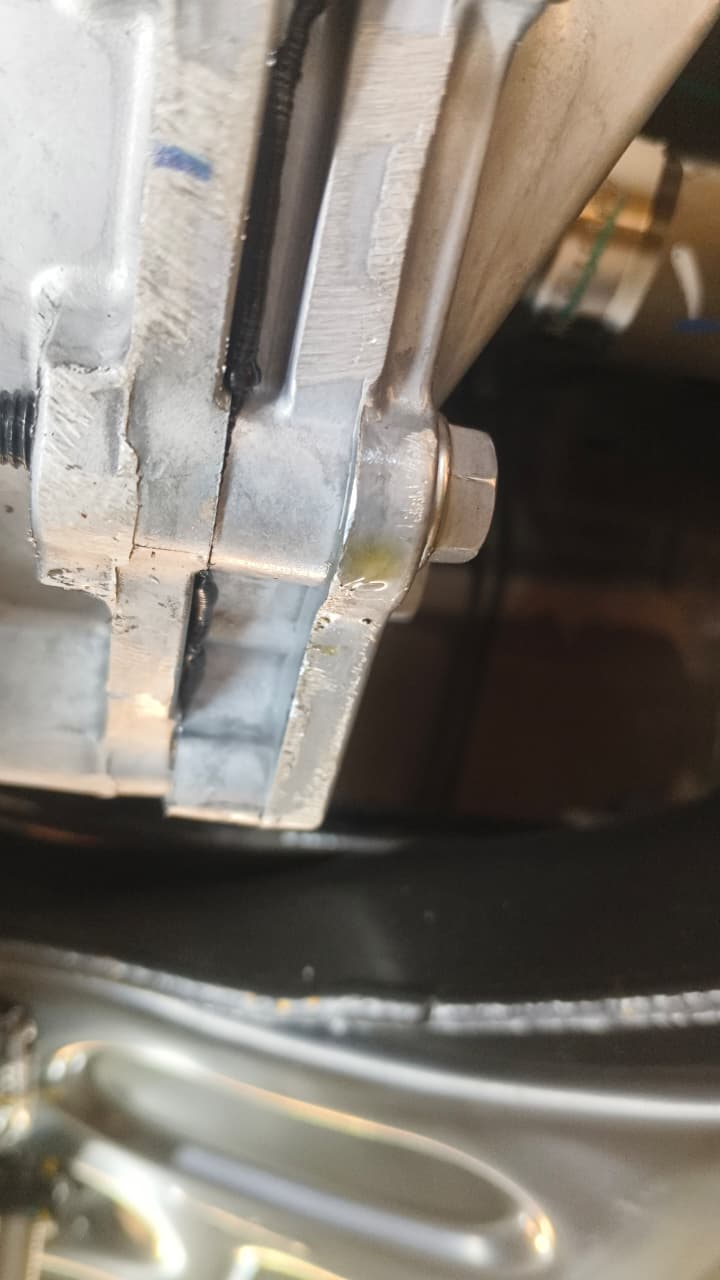
#> input picture analysis/input.jpeg, 720 x 1280 px
$ python -i detector.py   (imports and definitions only)
#> lines starting #> are read from the running program, lines starting #| are printed output that depends on the picture; after the words box and inside, x2 and y2 are one past the last pixel; in counts of white or black regions, pixels touching at a corner belong together
#> further down, picture is the input picture: shape (1280, 720, 3); mean B, G, R 113.1, 121.5, 127.9
"""
UV Fluorescent Oil Leak Detector
Detects oil leakage based on the light-blue UV fluorescent oil sheen.

Target leak color (sampled from reference images):
  #85b5f6  →  RGB(133, 181, 246)  →  OpenCV HSV ≈ (107, 117, 246)

Detection range (hue 100–120, OpenCV 0-180 scale):
  - Captures the bright light-blue/sky-blue oil sheen (OCV hue ~107)
  - Covers paler washed-out patches and slightly darker deep-blue areas
  - Excludes lime/yellow-green sticker labels (hue 25–85)
  - Excludes violet/purple UV background reflections (hue 125+)

Black engine surfaces are ignored naturally by the Value threshold.
Tiny single-pixel noise is filtered via min_area.
"""

import cv2
import numpy as np


class UVOilDetector:
    def __init__(self):
        # ── TARGET: light-blue UV fluorescent oil sheen ──────────────────────
        # #85b5f6 (RGB 133,181,246) → OpenCV HSV (107, 117, 246)
        # Primary range — strictly centred on the measured hue, demanding high brightness and moderate saturation
        self.hsv_lower1 = np.array([100,  85, 160], dtype=np.uint8)
        self.hsv_upper1 = np.array([114, 255, 255], dtype=np.uint8)

        # Secondary range — catches slightly more washed-out/paler blue but ONLY if extremely bright
        self.hsv_lower2 = np.array([ 95,  60, 200], dtype=np.uint8)
        self.hsv_upper2 = np.array([115, 255, 255], dtype=np.uint8)

        # ── EXCLUSION: lime/yellow-green sticker labels ────────────────────
        # Hue 25-90 → sticker / green tape false positives
        self.excl_lower = np.array([25,  50,  60], dtype=np.uint8)
        self.excl_upper = np.array([90, 255, 255], dtype=np.uint8)

        # ── EXCLUSION: violet/purple UV background reflections ─────────────
        # Hue 115-165 → chrome edge glare & black plastic reflections
        self.excl_violet_lower = np.array([115,  30,  50], dtype=np.uint8)
        self.excl_violet_upper = np.array([165, 255, 255], dtype=np.uint8)

        self.kernel = np.ones((5, 5), np.uint8)

        # Minimum blob area in px² — raised to ignore reflections
        self.min_area   = 800
        self.min_aspect = 0.15
        self.max_aspect = 8.0

        # Annotation color: RED (BGR) for detected leaks
        self.leak_color = (0, 0, 255)      # Red in BGR  ← was blue/custom
        self.ok_color   = (0, 200, 80)     # Green for no leak

    def detect(self, frame):
        """
        Run UV oil leak detection on a BGR frame using HSV color space.

        Returns:
            leak_detected (bool): Whether a leak was found
            annotated_frame: Frame with bounding boxes drawn
            mask: Binary mask of detected oil regions
            contour_count (int): Number of valid contours found
        """
        annotated = frame.copy()

        # 1. Convert BGR to HSV
        hsv_frame = cv2.cvtColor(frame, cv2.COLOR_BGR2HSV)
#> hsv_frame: shape (1280, 720, 3); mean H, S, V 28.5, 42.9, 128.8

        # 2. Build detection mask (two overlapping ranges for the light-blue sheen)
        mask1 = cv2.inRange(hsv_frame, self.hsv_lower1, self.hsv_upper1)
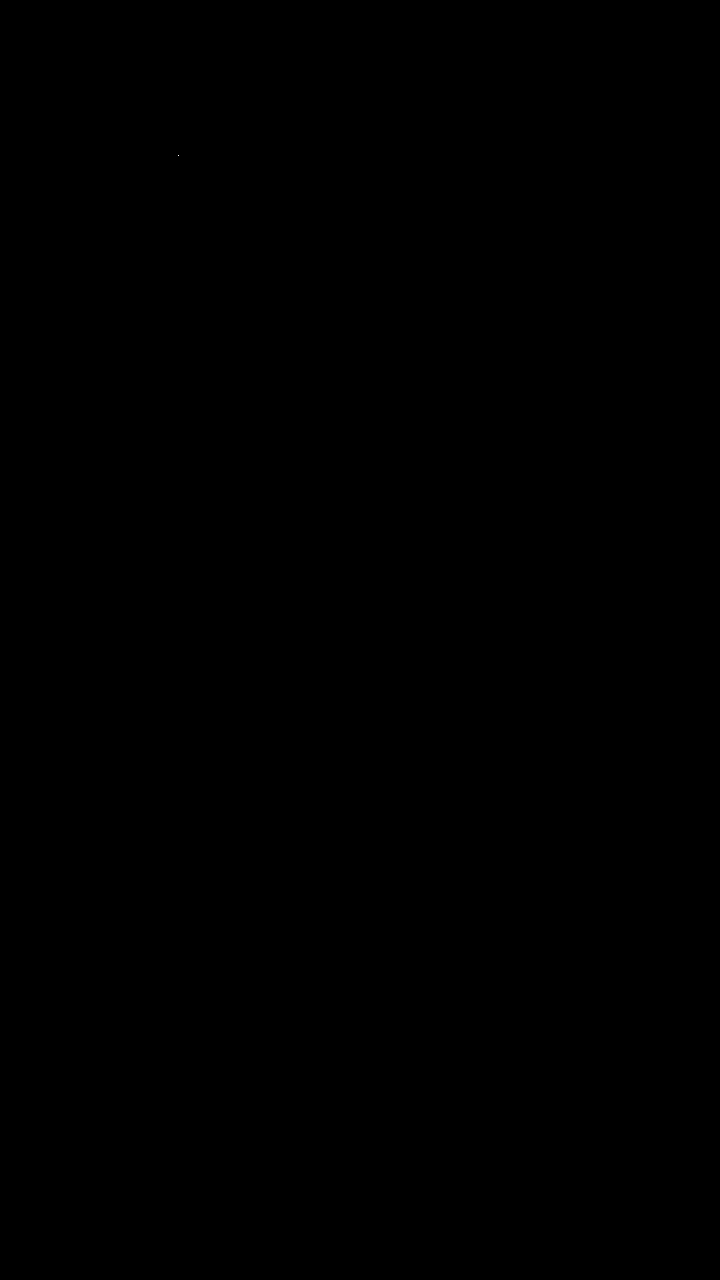
#> mask1: shape (1280, 720); 0% white in thin lines or dots, all inside (x1, y1, x2, y2) = (178, 155, 179, 156)
        mask2 = cv2.inRange(hsv_frame, self.hsv_lower2, self.hsv_upper2)
#> mask2: shape (1280, 720); 0% white in thin lines or dots, all inside (x1, y1, x2, y2) = (174, 152, 178, 154)
        oil_mask = cv2.bitwise_or(mask1, mask2)
#> oil_mask: shape (1280, 720); 0% white in thin lines or dots, all inside (x1, y1, x2, y2) = (174, 152, 179, 156)

        # 3a. Remove lime/yellow-green sticker colors
        excl_mask = cv2.inRange(hsv_frame, self.excl_lower, self.excl_upper)
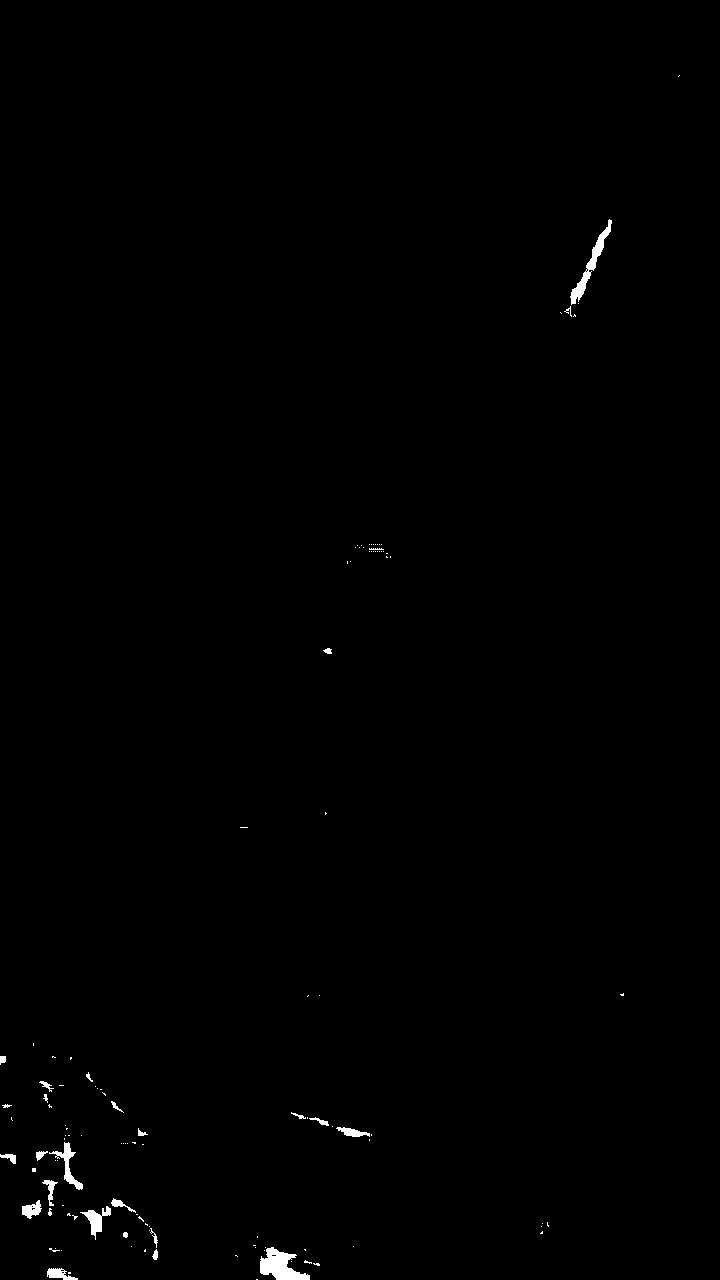
#> excl_mask: shape (1280, 720); 0.45% white; 120 white regions (93 under 20 px), largest, box (x1, y1, x2, y2) and area: (260, 1247, 310, 1280) 908, (570, 219, 612, 305) 668, (49, 1142, 83, 1190) 394
        oil_mask = cv2.bitwise_and(oil_mask, cv2.bitwise_not(excl_mask))

        # 3b. Remove violet/purple UV background reflections (chrome edges)
        excl_violet = cv2.inRange(hsv_frame,
                                  self.excl_violet_lower, self.excl_violet_upper)
#> excl_violet: shape (1280, 720); 0.05% white; 19 white regions (15 under 20 px), largest, box (x1, y1, x2, y2) and area: (157, 151, 192, 173) 185, (680, 321, 704, 331) 95, (706, 323, 720, 331) 45, (688, 320, 703, 322) 29
        oil_mask = cv2.bitwise_and(oil_mask, cv2.bitwise_not(excl_violet))

        # 4. Morphological cleanup (remove tiny noise, close small holes)
        oil_mask = cv2.morphologyEx(oil_mask, cv2.MORPH_CLOSE, self.kernel,
                                    iterations=2)
        oil_mask = cv2.morphologyEx(oil_mask, cv2.MORPH_OPEN,  self.kernel,
                                    iterations=1)
#> oil_mask: shape (1280, 720); every value is 0

        # 5. Find connected blobs (contours)
        contours, _ = cv2.findContours(oil_mask, cv2.RETR_EXTERNAL,
                                       cv2.CHAIN_APPROX_SIMPLE)
#> contours = []

        leak_detected = False
        valid_count   = 0

        for cnt in contours:
            area = cv2.contourArea(cnt)
            if area < self.min_area:
                continue                        # skip tiny single-point noise

            x, y, w, h = cv2.boundingRect(cnt)
            aspect = w / float(h) if h > 0 else 0

            if aspect < self.min_aspect or aspect > self.max_aspect:
                continue

            leak_detected = True
            valid_count  += 1

            # Draw RED bounding box around the leak region
            cv2.rectangle(annotated, (x, y), (x + w, y + h),
                          self.leak_color, 2)
            cv2.putText(annotated, f"LEAK {int(area)}px", (x, y - 8),
                        cv2.FONT_HERSHEY_SIMPLEX, 0.55, self.leak_color, 2)
#> this loop made 0 passes
#> after the loop, valid_count = 0

        # Overlay status text (top-left corner)
        if leak_detected:
            status = "UV FLUORESCENT OIL LEAK - NOT OK"
            color  = self.leak_color          # RED
        else:
            status = "NO OIL LEAK - OK"
            color  = self.ok_color            # Green

        cv2.putText(annotated, status, (14, 36),
                    cv2.FONT_HERSHEY_SIMPLEX, 0.85, color, 2)
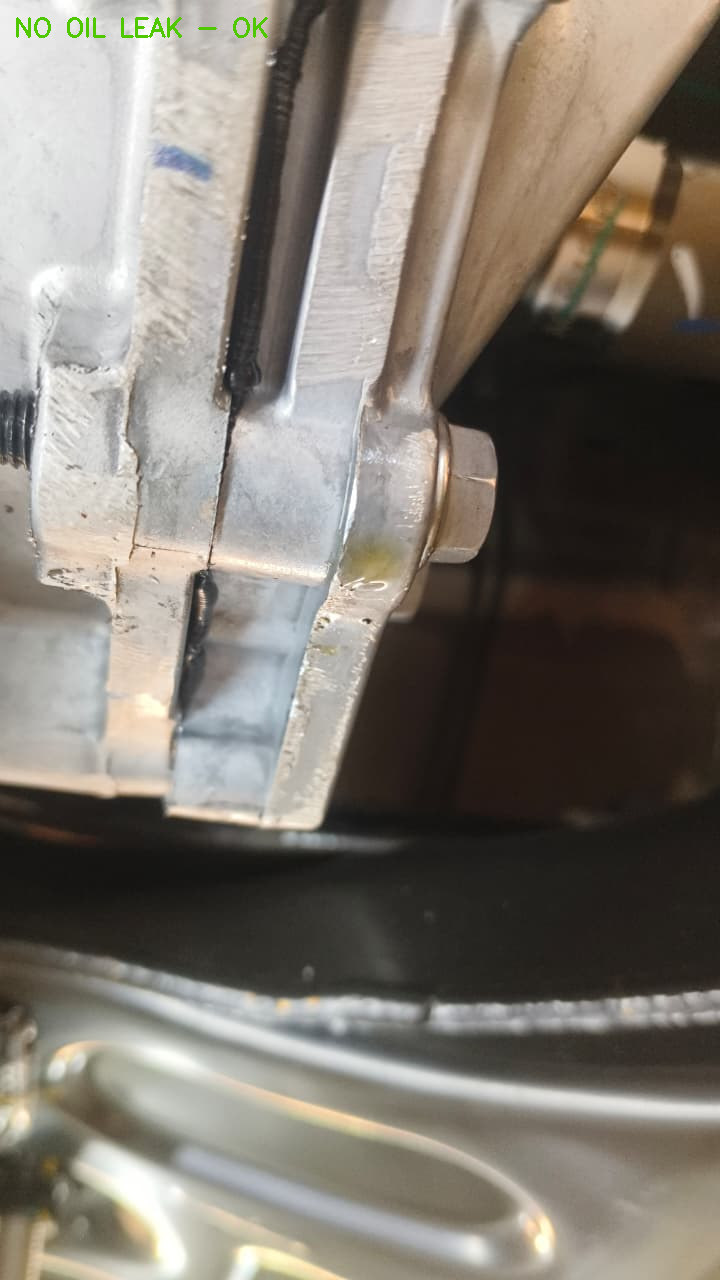
#> annotated: shape (1280, 720, 3); 0.16% of pixels changed, all inside (x1, y1, x2, y2) = (16, 17, 268, 38)

        # Draw timestamp (bottom-left)
        from datetime import datetime
        ts = datetime.now().strftime("%Y-%m-%d  %H:%M:%S")
        cv2.putText(annotated, ts, (14, annotated.shape[0] - 10),
                    cv2.FONT_HERSHEY_SIMPLEX, 0.45, (200, 200, 200), 1)
#> annotated: shape (1280, 720, 3); 0.03% of pixels changed, all inside (x1, y1, x2, y2) = (15, 1261, 186, 1271)

        return leak_detected, annotated, oil_mask, valid_count

>>> import cv2
>>> picture = cv2.imread('../../analysis/input.jpeg')
>>> result = UVOilDetector().detect(picture)
